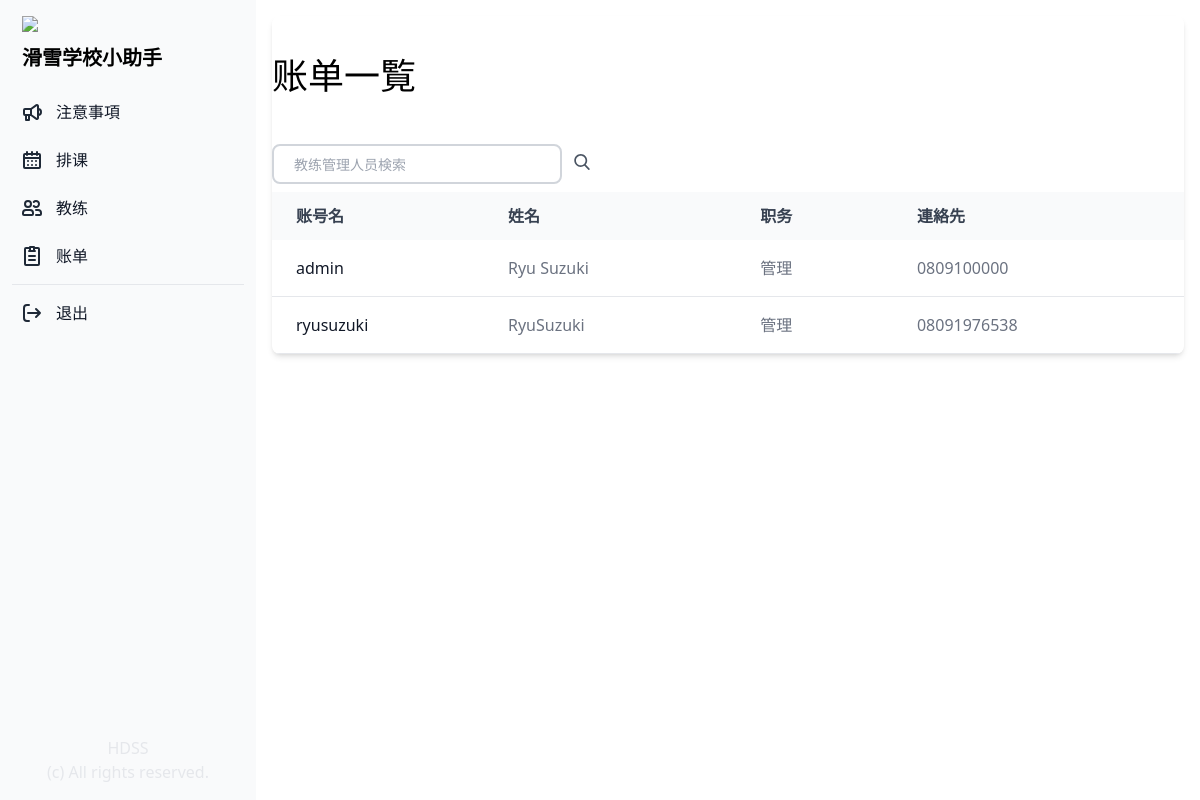
Page /commission/ (signed in) on the earlier database version.
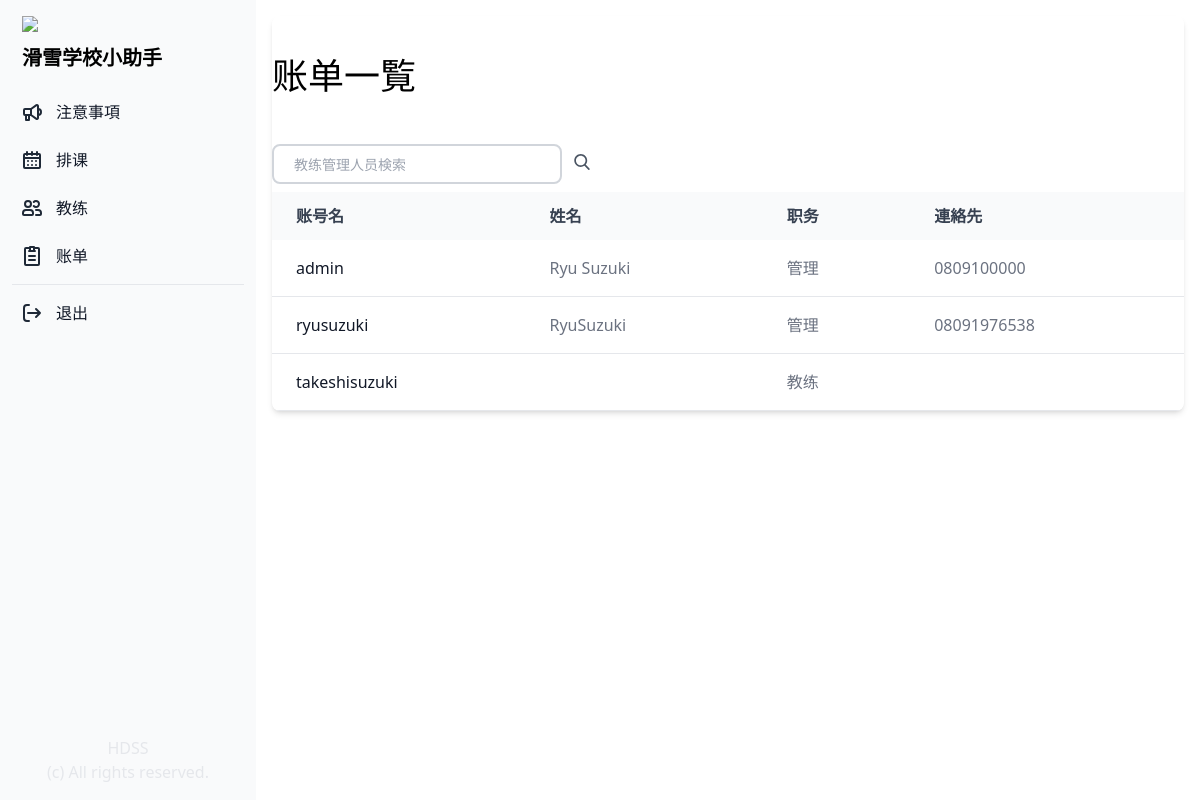
Same page on the later database version.
### manager/models.py (models this page shows, shortened)
class Profile(models.Model):
    COLORS = (
        ('#808080', '灰色'),
        ('#ff6961', '赤色'),
        ('#ffb480', '橙色'),
        ('#f8f38d', '黄色'),
        ('#42d6a4', '緑色'),
        ('#08cad1', '水色'),
        ('#59adf6', '青色'),
        ('#9d94ff', '紫色'),
        ('#c780e8', '桃色'),
    )
    TYPE = (
        ('管理', '管理'),
        ('教练', '教练'),
        ('其他', '其他'),
    )
    SKI = (
        ('双板无极', '双板无极'),
        ('双板1级', '双板1级'),
        ('双板2级', '双板2级'),
        ('双板3级', '双板3级'),
        ('双板4级', '双板4级'),
    )
    SNOWBOARD = (
        ('单板无极', '单板无极'),
        ('单板1级', '单板1级'),
        ('单板2级', '单板2级'),
        ('单板3级', '单板3级'),
        ('单板4级', '单板4级'),
    )
    SKI_SYSTEM = (
        ('加拿大', '加拿大'),
        ('新西兰', '新西兰'),
        ('澳洲', '澳洲'),
        ('日本', '日本'),
        ('其他', '其他'),
        ('无', '无'),
    )
    SNOWBOARD_SYSTEM = (
        ('加拿大', '加拿大'),
        ('新西兰', '新西兰'),
        ('澳洲', '澳洲'),
        ('日本', '日本'),
        ('其他', '其他'),
        ('无', '无'),
    )
    user = models.OneToOneField(User, on_delete=models.CASCADE)
    birthday = models.DateField("生年月日", blank=True, null=True)
    color = models.CharField("教练色", max_length=30, choices=COLORS)
    contract_type = models.CharField("职务", max_length=50, choices=TYPE, default='教练')
    fullname = models.CharField("姓名", max_length=20, blank=True)
    phone = models.CharField("電話", max_length=20, blank=True)
    email = models.CharField("邮箱", max_length=50, blank=True)
    wechat = models.CharField("微信", max_length=20, blank=True)
    whatsapp = models.CharField("Whatsapp", max_length=20, blank=True)
    line = models.CharField("LINE", max_length=20, blank=True)
    ski_system = models.CharField("双板体系", max_length=50, choices=SKI_SYSTEM, default='加拿大')
    snowboard_system = models.CharField("单板体系", max_length=50, choices=SNOWBOARD_SYSTEM, default='加拿大')
    ski = models.CharField("级别", max_length=50, choices=SKI, default='双板1级')
    snowboard = models.CharField("级别", max_length=50, choices=SNOWBOARD, default='单板1级')
    accommodation = models.CharField("宿舍", max_length=20, blank=True)
    commission = models.DecimalField("提成", max_digits=10, decimal_places=2, default=0.00)
    note = models.CharField("備考", max_length=500, blank=True)
    is_active = models.BooleanField("現役中", default=True)
    date_created = models.DateTimeField("作成日", auto_now_add=True)
    updated_at = models.DateTimeField("更新日", auto_now=True)

### manager/views.py (the view)
# urls.py: path('commission/', views.commission, name="commission"),
@login_required(login_url='/login_user/')
def commission(request):
    if request.user.is_authenticated:
        profiles = Profile.objects.all()
        lessons = Lesson.objects.all()
        return render(request, "commission.html", {"profiles": profiles, "lessons": lessons})
    else:
        messages.success(request, "请先登录。")
        return redirect("login_user")

### manager/templates/commission.html (shortened to what this page needs)
{% extends "base.html" %}
{% block content %}
<div class="p-4 sm:ml-64">
    <div class="relative overflow-x-auto shadow-md sm:rounded-lg">
        <div class="px-auto">
            <h1 class="text-4xl py-10">账单一覧
            </h1>
            <form class="py-2 relative mx-auto text-gray-600" method="post">
                <input class="border-2 border-gray-300 bg-white h-10 px-5 pr-16 rounded-lg text-sm focus:outline-none"
                    type="search" name="keyword" placeholder="教练管理人员検索">
                <button type="submit" class="m-auto px-2">
                </button>
            </form>
        </div>
        <table class="w-full text-normal text-left rtl:text-right text-gray-500 dark:text-gray-400">
            <thead
                class="text-normal text-gray-700 uppercase bg-gray-50 whitespace-nowrap dark:bg-gray-700 dark:text-gray-400">
                <tr>
                    <th scope="col" class="px-6 py-3">
                        账号名
                    </th>
                    <th scope="col" class="px-6 py-3">
                        姓名
                    </th>
                    <th scope="col" class="px-6 py-3">
                        职务
                    </th>
                    <th scope="col" class="px-6 py-3">
                        連絡先
                    </th>
                </tr>
            </thead>
            <tbody>
                {% for profile in profiles %}
                {% if profile.is_active == True %}
                <tr class="border-b">
                    <th scope="row" class="pl-6 pr-3 py-4 font-medium whitespace-nowrap text-gray-900">
                        {{ profile.user }}
                    </th>
                    <td class="px-6 py-4 whitespace-nowrap">
                        {{ profile.fullname }}
                    </td>
                    <td class="px-6 py-4 whitespace-nowrap">
                        {{ profile.contract_type }}
                    </td>
                    <td class="px-6 py-4 whitespace-nowrap">
                        {{ profile.phone }}
                    </td>
                </tr>
                {% endif %}
                {% endfor %}
            </tbody>
        </table>
    </div>
</div>
{% endblock %}

Differences in the rows shown:
added Profile: user "takeshisuzuki", contract_type "教练"
